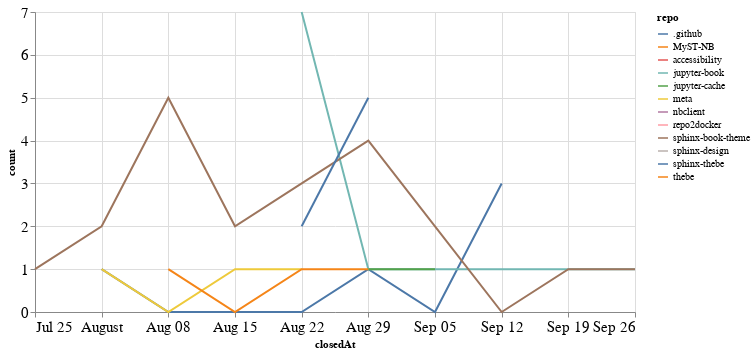

This figure's notebook cell:
### Code cell
closed_by_time = closed_by.groupby('repo').resample('W', on='closedAt').count()['author'].reset_index()
closed_by_time = closed_by_time.rename(columns={'author': 'count'})

alt.Chart(closed_by_time, width=600).mark_line().encode(
    x='closedAt',
    y='count',
    color='repo',
    tooltip="repo"
)

### Figure 1 — Vega-Lite specification as saved in the notebook (floating-point values rounded to 4 significant figures)
{"config": {"axisLeft": {"labelFontSize": 15}, "axisBottom": {"labelFontSize": 15}}, "data": {"name": "data-49126126a46fa95601de3f2799227390"}, "mark": "line", "encoding": {"color": {"type": "nominal", "field": "repo"}, "tooltip": {"type": "nominal", "field": "repo"}, "x": {"type": "temporal", "field": "closedAt"}, "y": {"type": "quantitative", "field": "count"}}, "width": 600, "$schema": "https://vega.github.io/schema/vega-lite/v4.8.1.json", "datasets": {"data-49126126a46fa95601de3f2799227390": [{"repo": ".github", "closedAt": "2021-08-01T00:00:00", "count": 1}, {"repo": ".github", "closedAt": "2021-08-08T00:00:00", "count": 0}, {"repo": ".github", "closedAt": "2021-08-15T00:00:00", "count": 0}, {"repo": ".github", "closedAt": "2021-08-22T00:00:00", "count": 0}, {"repo": ".github", "closedAt": "2021-08-29T00:00:00", "count": 1}, {"repo": ".github", "closedAt": "2021-09-05T00:00:00", "count": 0}, {"repo": ".github", "closedAt": "2021-09-12T00:00:00", "count": 3}, {"repo": "MyST-NB", "closedAt": "2021-08-08T00:00:00", "count": 2}, {"repo": "accessibility", "closedAt": "2021-08-29T00:00:00", "count": 2}, {"repo": "jupyter-book", "closedAt": "2021-08-22T00:00:00", "count": 7}, {"repo": "jupyter-book", "closedAt": "2021-08-29T00:00:00", "count": 1}, {"repo": "jupyter-book", "closedAt": "2021-09-05T00:00:00", "count": 1}, {"repo": "jupyter-book", "closedAt": "2021-09-12T00:00:00", "count": 1}, {"repo": "jupyter-book", "closedAt": "2021-09-19T00:00:00", "count": 1}, {"repo": "jupyter-book", "closedAt": "2021-09-26T00:00:00", "count": 1}, {"repo": "jupyter-cache", "closedAt": "2021-08-29T00:00:00", "count": 1}, {"repo": "jupyter-cache", "closedAt": "2021-09-05T00:00:00", "count": 1}, {"repo": "meta", "closedAt": "2021-08-01T00:00:00", "count": 1}, {"repo": "meta", "closedAt": "2021-08-08T00:00:00", "count": 0}, {"repo": "meta", "closedAt": "2021-08-15T00:00:00", "count": 1}, {"repo": "meta", "closedAt": "2021-08-22T00:00:00", "count": 1}, {"repo": "nbclient", "closedAt": "2021-09-19T00:00:00", "count": 1}, {"repo": "repo2docker", "closedAt": "2021-09-19T00:00:00", "count": 1}, {"repo": "sphinx-book-theme", "closedAt": "2021-07-25T00:00:00", "count": 1}, {"repo": "sphinx-book-theme", "closedAt": "2021-08-01T00:00:00", "count": 2}, {"repo": "sphinx-book-theme", "closedAt": "2021-08-08T00:00:00", "count": 5}, {"repo": "sphinx-book-theme", "closedAt": "2021-08-15T00:00:00", "count": 2}, {"repo": "sphinx-book-theme", "closedAt": "2021-08-22T00:00:00", "count": 3}, {"repo": "sphinx-book-theme", "closedAt": "2021-08-29T00:00:00", "count": 4}, {"repo": "sphinx-book-theme", "closedAt": "2021-09-05T00:00:00", "count": 2}, {"repo": "sphinx-book-theme", "closedAt": "2021-09-12T00:00:00", "count": 0}, {"repo": "sphinx-book-theme", "closedAt": "2021-09-19T00:00:00", "count": 1}, {"repo": "sphinx-book-theme", "closedAt": "2021-09-26T00:00:00", "count": 1}, {"repo": "sphinx-design", "closedAt": "2021-09-05T00:00:00", "count": 1}, {"repo": "sphinx-thebe", "closedAt": "2021-08-22T00:00:00", "count": 2}, {"repo": "sphinx-thebe", "closedAt": "2021-08-29T00:00:00", "count": 5}, {"repo": "thebe", "closedAt": "2021-08-08T00:00:00", "count": 1}, {"repo": "thebe", "closedAt": "2021-08-15T00:00:00", "count": 0}, {"repo": "thebe", "closedAt": "2021-08-22T00:00:00", "count": 1}, {"repo": "thebe", "closedAt": "2021-08-29T00:00:00", "count": 1}]}}
